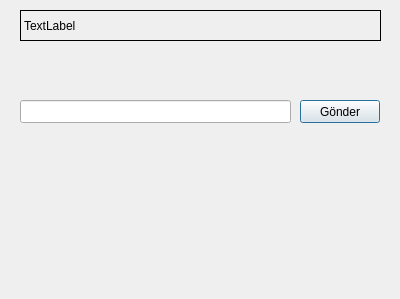
<?xml version="1.0" encoding="UTF-8"?>
<ui version="4.0">
 <class>Dialog</class>
 <widget class="QDialog" name="Dialog">
  <property name="geometry">
   <rect>
    <x>0</x>
    <y>0</y>
    <width>400</width>
    <height>299</height>
   </rect>
  </property>
  <property name="windowTitle">
   <string>SecondForm</string>
  </property>
  <widget class="QPushButton" name="pushButton">
   <property name="geometry">
    <rect>
     <x>300</x>
     <y>100</y>
     <width>80</width>
     <height>23</height>
    </rect>
   </property>
   <property name="text">
    <string>Gönder</string>
   </property>
  </widget>
  <widget class="QLabel" name="label">
   <property name="geometry">
    <rect>
     <x>20</x>
     <y>10</y>
     <width>361</width>
     <height>31</height>
    </rect>
   </property>
   <property name="frameShape">
    <enum>QFrame::Box</enum>
   </property>
   <property name="text">
    <string>TextLabel</string>
   </property>
  </widget>
  <widget class="QLineEdit" name="lineEdit">
   <property name="geometry">
    <rect>
     <x>20</x>
     <y>100</y>
     <width>271</width>
     <height>23</height>
    </rect>
   </property>
  </widget>
 </widget>
 <resources/>
 <connections/>
</ui>
